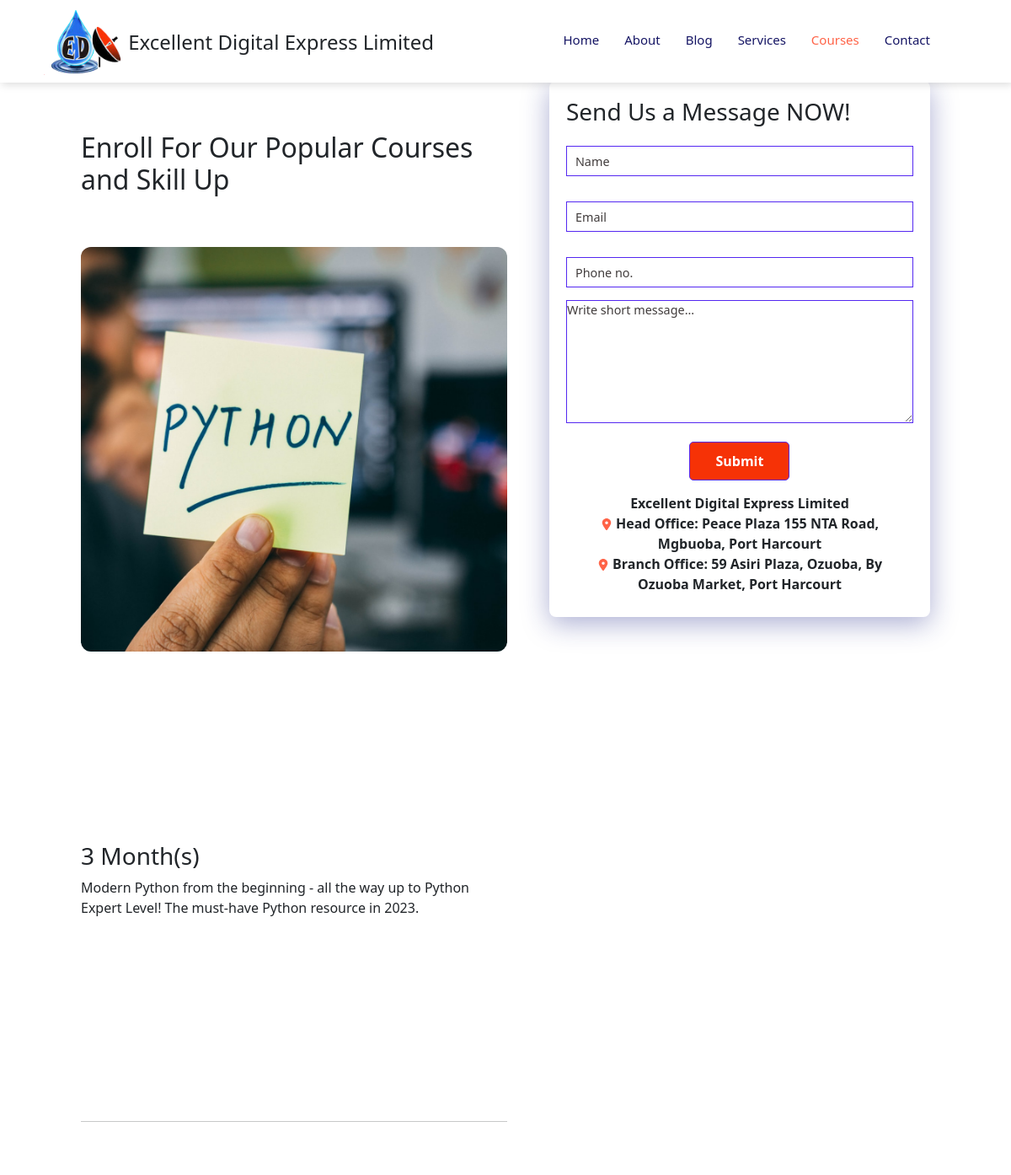
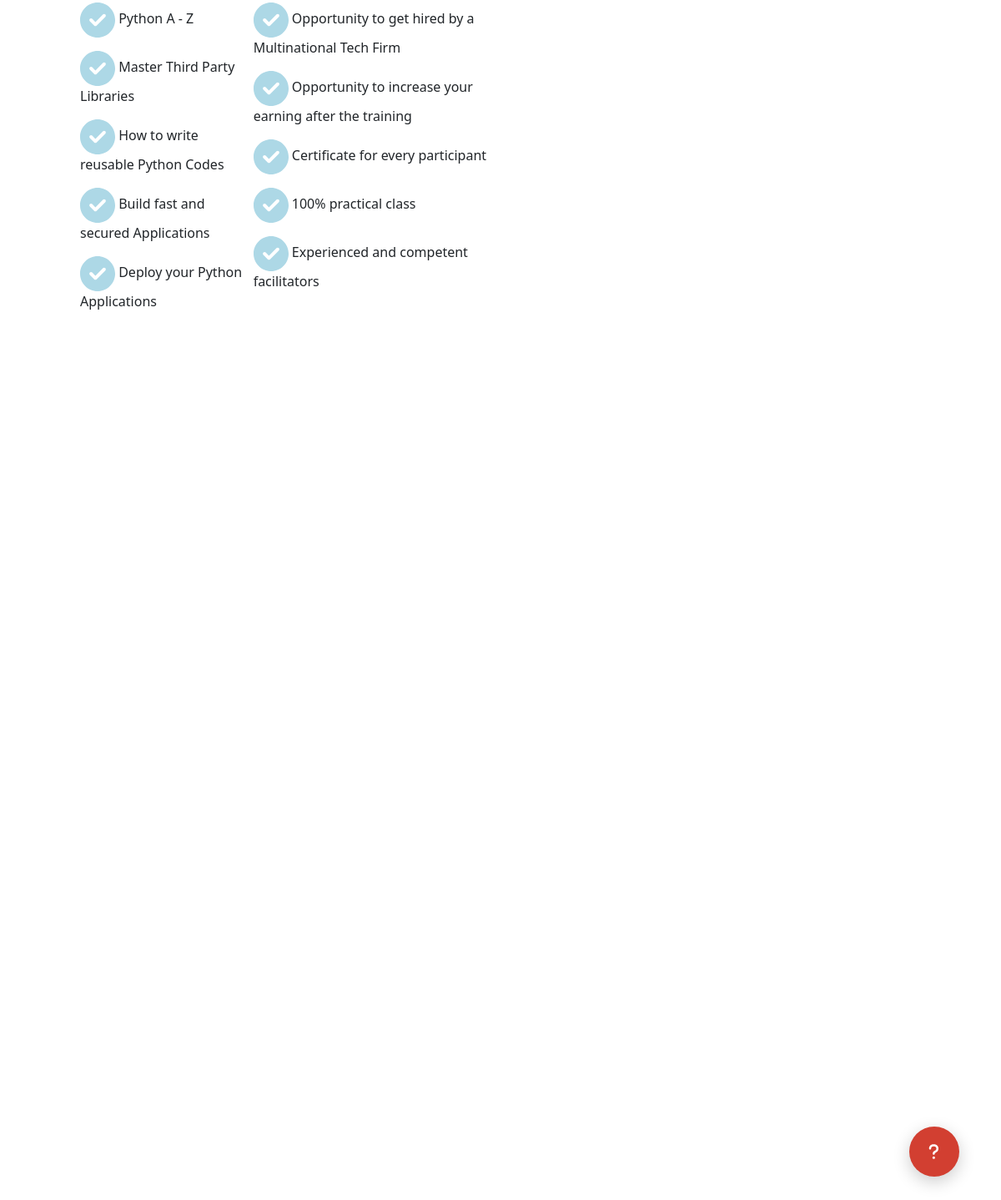
The app's page /course-detail.php?course_id=9 with its own data (2 pictures, top to bottom).
### tables this page shows
CREATE TABLE `courses` (
  `id` int(11) NOT NULL,
  `picture` varchar(255) NOT NULL,
  `title` varchar(255) NOT NULL,
  `intro` text DEFAULT NULL,
  `duration` varchar(255) DEFAULT NULL,
  `price` varchar(255) DEFAULT NULL,
  `course_overview` text DEFAULT NULL,
  `objective1` varchar(255) DEFAULT NULL,
  `objective2` varchar(255) DEFAULT NULL,
  `objective3` varchar(255) DEFAULT NULL,
  `objective4` varchar(255) DEFAULT NULL,
  `objective5` varchar(255) DEFAULT NULL,
  `benefit1` varchar(255) DEFAULT NULL,
  `benefit2` varchar(255) DEFAULT NULL,
  `benefit3` varchar(255) DEFAULT NULL,
  `benefit4` varchar(255) DEFAULT NULL,
  `benefit5` varchar(255) DEFAULT NULL,
  `registered_students` varchar(255) NOT NULL,
  `date` varchar(255) NOT NULL
);

### course-detail.php (the view, shortened to what this page needs)
<?php
require_once './admin/database.php';
$id = $_GET['course_id'];
$sql = "SELECT * FROM courses WHERE id = '$id' ";
$result = mysqli_query($conn, $sql);
?>
<!DOCTYPE html>
<html lang="en">
<head>
    <link rel="stylesheet" href="css/styles.css">
    <link rel="stylesheet" href="css/mobile-styles.css">
    <link rel="stylesheet" href="css/bootstrap.min.css">
</head>
<body>
    <nav class="hide">
    <div onclick="window.location.href='index.php'">
            <img src="images/favicon.png" alt="">
            <label><h4>Excellent Digital Express Limited</h4></label>
        </div>
        <div class="navigation">
            <ul>
                <li><a href="index.php">Home</a></li>
                <li><a href="about.php">About</a></li>
                <li><a href="blog.php">Blog</a></li>
                <li><a href="services.php">Services</a></li>
                <li><a class="active" href="courses.php">Courses</a></li>
                <li><a href="contact.php">Contact</a></li>
            </ul>
        </div>
    </nav>
    <?php
        while ($info = $result->fetch_assoc())
            {
    ?>
    <section id="course-inner" class="hide">
        <div class="overview">
            <h2>Enroll For Our Popular Courses and Skill Up</h2>
            <img src="<?php echo "./admin/uploaded_img/{$info['picture']}" ?>" alt="" class="course-img" >
        <h3><?php echo "{$info['duration']}";  ?></h3>
        <p><?php echo "{$info['intro']}";  ?>
        </p>
        <hr>
        <div class="course-flex">
            <div>
                <p class="hide">
                    <p><img src="icons/circle-check.svg" class="icons" alt=""> <?php echo "{$info['objective1']}";  ?></p>
                    <p><img src="icons/circle-check.svg" class="icons" alt=""> <?php echo "{$info['objective2']}";  ?></p>
                    <p><img src="icons/circle-check.svg" class="icons" alt=""> <?php echo "{$info['objective3']}";  ?></p>
                    <p><img src="icons/circle-check.svg" class="icons" alt=""> <?php echo "{$info['objective4']}";  ?></p>
                    <p><img src="icons/circle-check.svg" class="icons" alt=""> <?php echo "{$info['objective5']}";  ?></p>
                </p>
            </div>
            <div>
                <p class="hide">
                    <p><img src="icons/circle-check.svg" class="icons" alt=""> <?php echo "{$info['benefit1']}";  ?></p>
                    <p><img src="icons/circle-check.svg" class="icons" alt=""> <?php echo "{$info['benefit2']}";  ?></p>
                    <p><img src="icons/circle-check.svg" class="icons" alt=""> <?php echo "{$info['benefit3']}";  ?></p>
                    <p><img src="icons/circle-check.svg" class="icons" alt=""> <?php echo "{$info['benefit4']}";  ?></p>
                    <p><img src="icons/circle-check.svg" class="icons" alt=""> <?php echo "{$info['benefit5']}";  ?></p>
                </p>
            </div>
        </div>
    </div>
    <form action="admin/requestscript.php" method="post">
        <div class="form hide">
        <h3>Send Us a Message NOW!</h3>
        <input type="text" placeholder="Name" name="name">
        <input type="text" placeholder="Email" name="email">
        <input type="text" placeholder="Phone no." name="phone">
        <textarea name="message" cols="27" rows="6" placeholder="Write short message..."></textarea>
        <div class="btn">
            <input class="brown" type="submit" name="submit"><br>
            <b>
                    <span>Excellent Digital Express Limited</span><br>
                        <img src="icons/location.svg" width="14px" height="14px" alt="">
                        <span>Head Office: Peace Plaza 155 NTA Road, Mgbuoba, Port Harcourt</span><br>
                        <img src="icons/location.svg" width="14px" height="14px" alt="">
                        <span>Branch Office: 59 Asiri Plaza, Ozuoba, By Ozuoba Market, Port Harcourt</span><br>
                    </b>
        </div>
    </div>
    </form>
    </section>
    <?php
            }
            ?>
    <?php
    include 'footer.php';
    ?>
</body>
</html>

### css/styles.css (style rules this page uses)
* { margin: 0; padding: 0; box-sizing: border-box; }
html { scroll-behavior: smooth; }
body { font-family: 'Poppins', sans-serif; }
.hide { opacity: 0; filter: blur(5px); transform: translateY(10%); transition: 1s ease; }
.show { opacity: 1; filter: blur(0); transform: translateX(0); }
.icons { width: 3.5vmin; height: 3.5vmin; }
nav { position: fixed; background-color: white; width: 100%; top: 0; display: flex; flex-direction: row; justify-content: space-between; align-items: center; padding: 1vw 8vw 0 4vw; box-shadow: 2px 2px 10px rgba(0, 0, 0, 0.15); z-index: 1; }
nav div img { width: 100px; cursor: pointer; }
nav div label { margin-top: 10px; cursor: pointer; }
nav .navigation { display: flex; }
nav .navigation ul { display: flex; justify-content: flex-end; align-content: center; }
nav .navigation ul li { list-style: none; margin-left: 30px; }
nav .navigation ul a { text-decoration: none; color: rgb(21, 21, 100); font-size: 15px; font-weight: 400; transition: 0.3s ease; }
nav .navigation ul a.active, nav .navigation ul a:hover { color: tomato; }
#course-inner { display: flex; justify-content: space-between; align-items: flex-start; padding: 8vw; }
#course-inner .overview { width: 70%; }
#course-inner .overview h2 { margin-bottom: 5vmin; margin-top: 5vmin; }
#course-inner .overview .course-img { width: 100%; height: 60vh; object-fit: cover; border-radius: 12px; margin-bottom: 20px; }
#course-inner .form { background: #fff; border-radius: 8px; display: flex; flex-direction: column; padding: 20px; margin-left: 50px; box-shadow: 0 8px 32px 0 rgba(31,38,135,0.37); }
#course-inner .form input { margin: 15px 0; padding: 5px 10px; border: 1px solid rgb(84,40,241); outline: none; }
#course-inner .form input::placeholder { color: #413c3c; font-weight: 500; font-size: 0.9rem; }
#course-inner .form textarea::placeholder { color: #413c3c; font-weight: 500; font-size: 0.9rem; }
#course-inner .form textarea { border: 1px solid rgb(84,40,241); outline: none; }
#course-inner .form .btn .brown { padding: 10px 30px; font-size: 1.0rem; font-weight: 600; border-radius: 5px; color: #fff; background-color: rgb(246, 50, 6); transition: 0.3s ease; }
.course-flex { display: flex; justify-content: space-evenly; }
.form { background: #fff; border-radius: 8px; display: flex; flex-direction: column; padding: 20px; box-shadow: 0 8px 32px 0 rgba(31,38,135,0.37); }
.form input { margin: 15px 0; padding: 5px 10px; border: 1px solid rgb(84,40,241); outline: none; }
.form input::placeholder { color: #413c3c; font-weight: 500; font-size: 0.9rem; }
.form textarea::placeholder { color: #413c3c; font-weight: 500; font-size: 0.9rem; }
.form textarea { border: 1px solid rgb(84,40,241); outline: none; }
.form .btn .brown { padding: 10px 30px; font-size: 1.0rem; font-weight: 600; border-radius: 5px; color: #fff; background-color: rgb(246, 50, 6); transition: 0.3s ease; }

### css/fastyles.css (style rules this page uses)
* { padding: 0; margin: 0; }
.show { opacity: 1; transform: scale(1); }

### records on screen
courses: picture (picture), duration "3 Month(s)", intro "Modern Python from the beginning - all the way up to Python Expert Level! The must-have Python resource in 2023.", objective1 "Python A - Z", objective2 "Master Third Party Libraries", objective3 "How to write reusable Python Codes", objective4 "Build fast and secured Applications", objective5 "Deploy your Python Applications", benefit1 "Opportunity to get hired by a Multinational Tech Firm", benefit2 "Opportunity to increase your earning after the training", benefit3 "Certificate for every participant", benefit4 "100% practical class", benefit5 "Experienced and competent facilitators"
